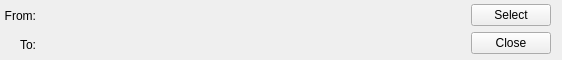
<?xml version="1.0" encoding="UTF-8"?>
<ui version="4.0">
 <class>RangeSelectorAction</class>
 <widget class="QWidget" name="RangeSelectorAction">
  <property name="geometry">
   <rect>
    <x>0</x>
    <y>0</y>
    <width>562</width>
    <height>60</height>
   </rect>
  </property>
  <property name="windowTitle">
   <string>Form</string>
  </property>
  <layout class="QHBoxLayout" name="horizontalLayout">
   <property name="leftMargin">
    <number>4</number>
   </property>
   <property name="topMargin">
    <number>4</number>
   </property>
   <property name="bottomMargin">
    <number>4</number>
   </property>
   <item>
    <layout class="QGridLayout" name="gridLayout" columnstretch="0,1">
     <item row="0" column="0">
      <widget class="QLabel" name="label">
       <property name="text">
        <string>From:</string>
       </property>
       <property name="alignment">
        <set>Qt::AlignRight|Qt::AlignTrailing|Qt::AlignVCenter</set>
       </property>
      </widget>
     </item>
     <item row="0" column="1">
      <widget class="SpinBoxBaseSelector" name="sbbsFrom" native="true"/>
     </item>
     <item row="1" column="0">
      <widget class="QLabel" name="label_2">
       <property name="text">
        <string>To:</string>
       </property>
       <property name="alignment">
        <set>Qt::AlignRight|Qt::AlignTrailing|Qt::AlignVCenter</set>
       </property>
      </widget>
     </item>
     <item row="1" column="1">
      <widget class="SpinBoxBaseSelector" name="sbbsTo" native="true"/>
     </item>
    </layout>
   </item>
   <item>
    <layout class="QVBoxLayout" name="verticalLayout">
     <item>
      <widget class="QPushButton" name="pbSelect">
       <property name="text">
        <string>Select</string>
       </property>
      </widget>
     </item>
     <item>
      <widget class="QPushButton" name="pbClose">
       <property name="text">
        <string>Close</string>
       </property>
      </widget>
     </item>
    </layout>
   </item>
  </layout>
 </widget>
 <customwidgets>
  <customwidget>
   <class>SpinBoxBaseSelector</class>
   <extends>QWidget</extends>
   <header>spinboxbaseselector/spinboxbaseselector.h</header>
   <container>1</container>
  </customwidget>
 </customwidgets>
 <resources/>
 <connections/>
</ui>
